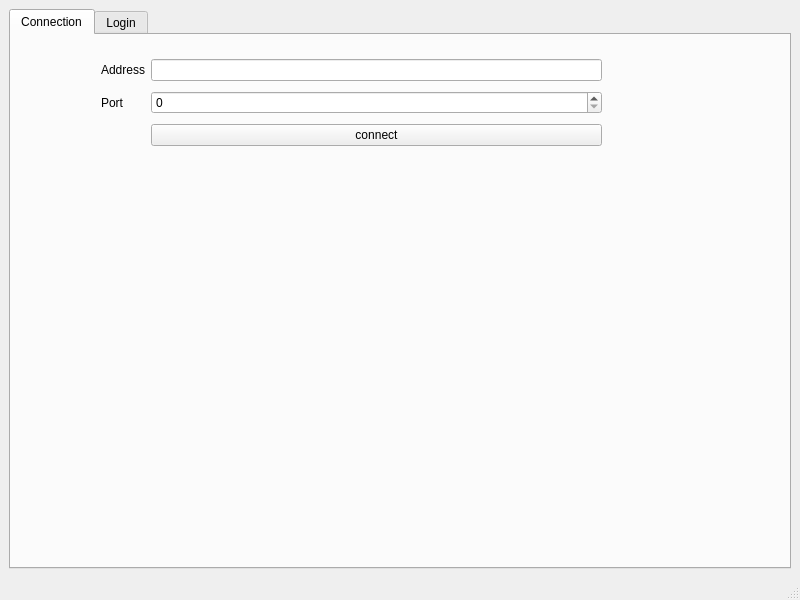
<?xml version="1.0" encoding="UTF-8"?>
<ui version="4.0">
 <class>babelHome</class>
 <widget class="QMainWindow" name="babelHome">
  <property name="geometry">
   <rect>
    <x>0</x>
    <y>0</y>
    <width>800</width>
    <height>600</height>
   </rect>
  </property>
  <property name="windowTitle">
   <string>Babel</string>
  </property>
  <widget class="QWidget" name="centralwidget">
   <layout class="QVBoxLayout" name="verticalLayout">
    <item>
     <widget class="QTabWidget" name="formTabWidget">
      <property name="enabled">
       <bool>true</bool>
      </property>
      <property name="currentIndex">
       <number>0</number>
      </property>
      <widget class="QWidget" name="page1">
       <attribute name="title">
        <string>Connection</string>
       </attribute>
       <widget class="QWidget" name="formLayoutWidget_2">
        <property name="geometry">
         <rect>
          <x>90</x>
          <y>20</y>
          <width>501</width>
          <height>96</height>
         </rect>
        </property>
        <layout class="QGridLayout" name="gridLayout_3">
         <item row="0" column="0">
          <widget class="QLabel" name="label">
           <property name="text">
            <string>Address</string>
           </property>
          </widget>
         </item>
         <item row="0" column="1">
          <widget class="QLineEdit" name="input_address">
           <property name="readOnly">
            <bool>false</bool>
           </property>
          </widget>
         </item>
         <item row="1" column="0">
          <widget class="QLabel" name="label_2">
           <property name="text">
            <string>Port</string>
           </property>
          </widget>
         </item>
         <item row="1" column="1">
          <widget class="QSpinBox" name="input_port">
           <property name="maximum">
            <number>65535</number>
           </property>
          </widget>
         </item>
         <item row="2" column="1">
          <widget class="QPushButton" name="button_connect">
           <property name="text">
            <string>connect</string>
           </property>
          </widget>
         </item>
        </layout>
       </widget>
      </widget>
      <widget class="QWidget" name="page2">
       <property name="enabled">
        <bool>true</bool>
       </property>
       <attribute name="title">
        <string>Login</string>
       </attribute>
       <widget class="QWidget" name="formLayoutWidget">
        <property name="geometry">
         <rect>
          <x>50</x>
          <y>30</y>
          <width>651</width>
          <height>62</height>
         </rect>
        </property>
        <layout class="QGridLayout" name="gridLayout_2">
         <item row="0" column="0">
          <widget class="QLabel" name="label_3">
           <property name="text">
            <string>Username</string>
           </property>
          </widget>
         </item>
         <item row="0" column="1">
          <widget class="QLineEdit" name="input_login_username">
           <property name="maxLength">
            <number>10</number>
           </property>
          </widget>
         </item>
         <item row="1" column="1">
          <widget class="QPushButton" name="button_login">
           <property name="text">
            <string>login</string>
           </property>
          </widget>
         </item>
        </layout>
       </widget>
      </widget>
     </widget>
    </item>
   </layout>
  </widget>
  <widget class="QMenuBar" name="menubar">
   <property name="geometry">
    <rect>
     <x>0</x>
     <y>0</y>
     <width>800</width>
     <height>24</height>
    </rect>
   </property>
  </widget>
  <widget class="QStatusBar" name="statusbar"/>
 </widget>
 <resources/>
 <connections/>
</ui>
